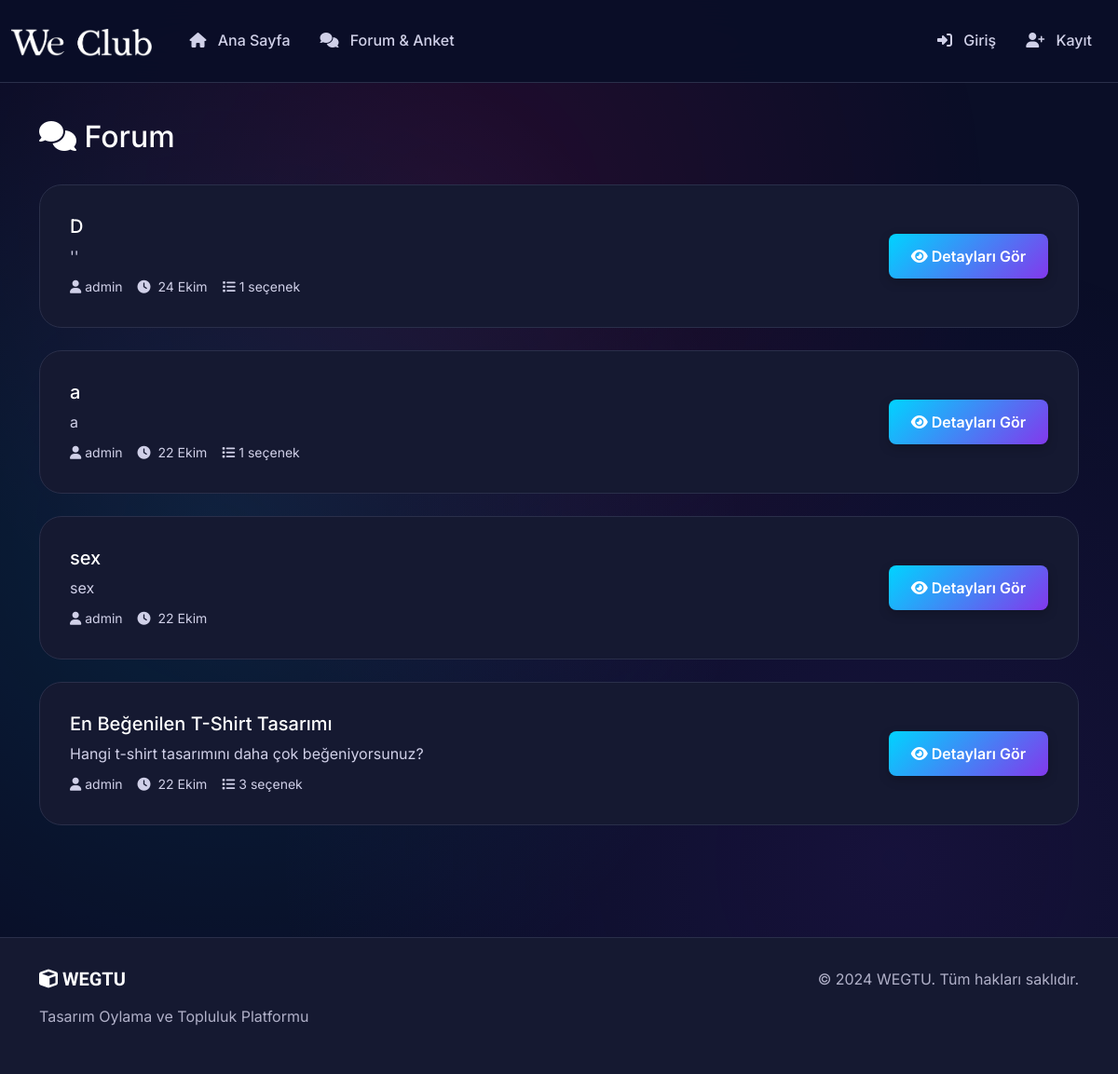
Page /forum on the committed database.
### app/models.py (models this page shows, shortened)
class Poll(db.Model):
    id = db.Column(db.Integer, primary_key=True)
    title = db.Column(db.String(150), nullable=False)
    description = db.Column(db.Text, nullable=True)
    is_active = db.Column(db.Boolean, default=True)
    created_at = db.Column(db.DateTime, default=datetime.utcnow)
    created_by_user_id = db.Column(db.Integer, db.ForeignKey('user.id'), nullable=False)
    options = db.relationship('PollOption', backref='poll', lazy='dynamic', cascade='all, delete-orphan')
    votes = db.relationship('Vote', backref='poll', lazy='dynamic')
    comments = db.relationship('Comment', backref='poll', lazy='dynamic')

class User(UserMixin, db.Model):
    id = db.Column(db.Integer, primary_key=True)
    username = db.Column(db.String(64), index=True, unique=True, nullable=False)
    email = db.Column(db.String(120), index=True, unique=True, nullable=False)
    password_hash = db.Column(db.String(256), nullable=False)
    tier = db.Column(db.Integer, default=0)  # Tier 0: Aktif değil
    xp = db.Column(db.Integer, default=0)
    bio = db.Column(db.Text, nullable=True)
    profile_image = db.Column(db.String(120), nullable=True, default='default.jpg')
    designs = db.relationship('Design', backref='owner', lazy='dynamic')
    votes = db.relationship('Vote', backref='voter', lazy='dynamic')
    comments = db.relationship('Comment', backref='author', lazy='dynamic')
    created_polls = db.relationship('Poll', backref='creator', lazy='dynamic')

### app/routes.py (the view)
@main_bp.route('/forum')
def forum():
    from datetime import datetime, date
    polls = Poll.query.filter_by(is_active=True).order_by(Poll.created_at.desc()).all()
    today = date.today()
    for poll in polls:
        poll.option_count = poll.options.count()
        poll.is_today = poll.created_at.date() == today
    return render_template('forum.html', polls=polls, today=today)

### app/templates/forum.html (shortened to what this page needs)
{% extends "base.html" %}
{% block content %}
<div class="container">
    <div class="d-flex justify-content-between align-items-center mb-4">
        <h2>
            <i class="fas fa-comments"></i> Forum
        </h2>
    </div>
    {% if polls %}
        <div class="row">
            {% for poll in polls %}
            <div class="col-12">
                <div class="poll-card fade-in-up" style="animation-delay: {{ loop.index0 * 0.1 }}s;">
                    <div class="row align-items-center">
                        <div class="col-md-8">
                            <h5 class="mb-2">{{ poll.title }}</h5>
                            {% if poll.description %}
                            <p class="mb-2">{{ poll.description[:150] }}{% if poll.description|length > 150 %}...{% endif %}</p>
                            {% endif %}
                            <div class="d-flex align-items-center gap-3">
                                <small>
                                    <i class="fas fa-user me-1"></i>{{ poll.creator.username }}
                                </small>
                                <small>
                                    <i class="fas fa-clock me-1"></i>
                                    {% if poll.is_today %}
                                        {{ poll.created_at.strftime('%H:%M') }}
                                    {% else %}
                                        {% set month_names = {1: 'Ocak', 2: 'Şubat', 3: 'Mart', 4: 'Nisan', 5: 'Mayıs', 6: 'Haziran', 7: 'Temmuz', 8: 'Ağustos', 9: 'Eylül', 10: 'Ekim', 11: 'Kasım', 12: 'Aralık'} %}
                                        {{ poll.created_at.day }} {{ month_names[poll.created_at.month] }}
                                    {% endif %}
                                </small>
                                {% if poll.option_count > 0 %}
                                <small>
                                    <i class="fas fa-list me-1"></i>{{ poll.option_count }} seçenek
                                </small>
                                {% endif %}
                            </div>
                        </div>
                        <div class="col-md-4 text-md-end mt-3 mt-md-0">
                            <a href="{{ url_for('main.poll_detail', poll_id=poll.id) }}" class="btn btn-primary">
                                <i class="fas fa-eye"></i> Detayları Gör
                            </a>
                        </div>
                    </div>
                </div>
            </div>
            {% endfor %}
        </div>
    {% endif %}
</div>
{% endblock %}

### app/templates/base.html (shortened to what this page needs)
<!DOCTYPE html>
<html lang="tr">
<head>
    <link href="https://cdn.jsdelivr.net/npm/bootstrap@5.3.2/dist/css/bootstrap.min.css" rel="stylesheet">
    <link rel="stylesheet" href="https://cdnjs.cloudflare.com/ajax/libs/font-awesome/6.5.1/css/all.min.css">
    <link href="{{ url_for('static', filename='css/style.css') }}" rel="stylesheet">
</head>
<body>
    <nav class="navbar navbar-expand-lg fixed-top navbar-dark">
        <div class="container-fluid">
            <a class="navbar-brand" href="{{ url_for('main.index') }}">
                <img src="{{ url_for('static', filename='img/logo.png') }}" alt="" height="30">
            </a>
            <div class="collapse navbar-collapse" id="navbarNav">
                <ul class="navbar-nav me-auto">
                    <li class="nav-item">
                        <a class="nav-link" href="{{ url_for('main.index') }}">
                            <i class="fas fa-home"></i> Ana Sayfa
                        </a>
                    </li>
                    <li class="nav-item">
                        <a class="nav-link" href="{{ url_for('main.forum') }}">
                            <i class="fas fa-comments"></i> Forum & Anket
                        </a>
                    </li>
                </ul>
                <ul class="navbar-nav">
                    {% if current_user.is_authenticated %}
                        <li class="nav-item dropdown">
                            <a class="nav-link dropdown-toggle" href="#" id="navbarDropdown" role="button" data-bs-toggle="dropdown">
                                <i class="fas fa-user-circle"></i> {{ current_user.username }}
                                <span class="badge tier-{{ current_user.tier }} ms-2">
                                    Tier {{ current_user.tier }}
                                </span>
                            </a>
                            <ul class="dropdown-menu dropdown-menu-dark">
                                <li><a class="dropdown-item" href="{{ url_for('main.profile') }}">
                                    <i class="fas fa-user"></i> Profil
                                </a></li>
                                {% if current_user.tier >= 1 %}
                                <li><a class="dropdown-item" href="{{ url_for('main.edit_profile') }}">
                                    <i class="fas fa-edit"></i> Profili Düzenle
                                </a></li>
                                {% endif %}
                                {% if current_user.tier >= 2 %}
                                <li><a class="dropdown-item" href="{{ url_for('main.upload_design') }}">
                                    <i class="fas fa-upload"></i> Tasarım Yükle
                                </a></li>
                                {% endif %}
                                {% if current_user.tier >= 3 %}
                                <li><a class="dropdown-item" href="{{ url_for('main.create_poll') }}">
                                    <i class="fas fa-plus-circle"></i> Anket Oluştur
                                </a></li>
                                {% endif %}
                                <li><hr class="dropdown-divider"></li>
                                <li><a class="dropdown-item" href="{{ url_for('auth.logout') }}">
                                    <i class="fas fa-sign-out-alt"></i> Çıkış Yap
                                </a></li>
                            </ul>
                        </li>
                    {% else %}
                        <li class="nav-item">
                            <a class="nav-link" href="{{ url_for('auth.login') }}">
                                <i class="fas fa-sign-in-alt"></i> Giriş
                            </a>
                        </li>
                        <li class="nav-item">
                            <a class="nav-link" href="{{ url_for('auth.register') }}">
                                <i class="fas fa-user-plus"></i> Kayıt
                            </a>
                        </li>
                    {% endif %}
                </ul>
            </div>
        </div>
    </nav>
    <main class="main-content">
        {% block content %}{% endblock %}
    </main>
    <footer class="footer">
        <div class="container">
            <div class="row">
                <div class="col-md-6">
                    <h5><i class="fas fa-cube"></i> WEGTU</h5>
                    <p class="text-muted">Tasarım Oylama ve Topluluk Platformu</p>
                </div>
                <div class="col-md-6 text-md-end">
                    <p class="text-muted">&copy; 2024 WEGTU. Tüm hakları saklıdır.</p>
                </div>
            </div>
        </div>
    </footer>
</body>
</html>

### app/static/css/style.css (style rules this page uses)
:root { --bg-primary: #0a0e27; --bg-secondary: #151931; --bg-tertiary: #1e233a; --accent-primary: #00d4ff; --accent-secondary: #ff006e; --accent-tertiary: #8338ec; --text-primary: #ffffff; --text-secondary: #d0d0e8; --text-muted: #b0b0c8; --border-color: #2a2f4a; --gradient-primary: linear-gradient(135deg, #667eea 0%, #764ba2 100%); --gradient-accent: linear-gradient(135deg, #00d4ff 0%, #8338ec 100%); --gradient-hero: linear-gradient(135deg, #0a0e27 0%, #1e233a 50%, #151931 100%); --font-display: 'Orbitron', sans-serif; --font-body: 'Inter', sans-serif; --spacing-xs: 0.5rem; --spacing-sm: 1rem; --spacing-md: 1.5rem; --spacing-lg: 2rem; --spacing-xl: 3rem; --radius-sm: 0.5rem; --radius-md: 1rem; --radius-lg: 1.5rem; --shadow-sm: 0 2px 4px rgba(0, 0, 0, 0.1); --shadow-md: 0 4px 12px rgba(0, 0, 0, 0.2); --shadow-lg: 0 8px 24px rgba(0, 0, 0, 0.3); --shadow-glow: 0 0 20px rgba(0, 212, 255, 0.3); }
* { margin: 0; padding: 0; box-sizing: border-box; }
body { font-family: var(--font-body); background: var(--bg-primary); color: var(--text-primary); line-height: 1.6; overflow-x: hidden; }
body::before { content: ''; position: fixed; top: 0; left: 0; width: 100%; height: 100%; background: radial-gradient(circle at 20% 50%, rgba(0, 212, 255, 0.1) 0%, transparent 50%), radial-gradient(circle at 80% 80%, rgba(131, 56, 236, 0.1) 0%, transparent 50%), radial-gradient(circle at 40% 20%, rgba(255, 0, 110, 0.1) 0%, transparent 50%); pointer-events: none; z-index: -1; }
.navbar { background: rgba(10, 14, 39, 0.95) !important; backdrop-filter: blur(20px); border-bottom: 1px solid var(--border-color); padding: var(--spacing-sm) 0; transition: all 0.3s ease; }
.navbar-brand { font-family: var(--font-display); font-weight: 700; font-size: 1.8rem; background: var(--gradient-accent); -webkit-background-clip: text; -webkit-text-fill-color: transparent; background-clip: text; letter-spacing: 2px; }
.nav-link { color: var(--text-secondary) !important; font-weight: 500; padding: 0.5rem 1rem !important; transition: all 0.3s ease; position: relative; }
.nav-link i { margin-right: 0.5rem; }
.main-content { margin-top: 80px; min-height: calc(100vh - 80px); padding: var(--spacing-xl) 0; }
.container-fluid { max-width: 1400px; }
.btn { border-radius: var(--radius-sm); font-weight: 600; padding: 0.75rem 1.5rem; transition: all 0.3s ease; border: none; position: relative; overflow: hidden; }
.btn-primary { background: var(--gradient-accent); color: white; box-shadow: var(--shadow-md); }
.footer { background: var(--bg-secondary); border-top: 1px solid var(--border-color); padding: var(--spacing-lg) 0; margin-top: var(--spacing-xl); }
.footer h5 { font-family: var(--font-display); font-weight: 700; margin-bottom: var(--spacing-sm); }
.fade-in-up { animation: fadeInUp 0.6s ease-out; }
h2, h3, h4, h5, h6 { color: var(--text-primary); }
.text-muted { color: var(--text-muted) !important; }
p { color: var(--text-secondary); }
.poll-card { background: var(--bg-secondary); border: 1px solid var(--border-color); border-radius: var(--radius-lg); padding: var(--spacing-lg); margin-bottom: var(--spacing-md); transition: all 0.3s ease; }
.poll-card h5 { color: var(--text-primary); }
.poll-card p, .poll-card small { color: var(--text-secondary); }

### rows in the picture
Poll: title "D", description "''", creator.username "admin", created_at.day "24", created_at "Ekim", option_count "1"
Poll: title "a", description "a", creator.username "admin", created_at.day "22", created_at "Ekim", option_count "1"
Poll: title "sex", description "sex", creator.username "admin", created_at.day "22", created_at "Ekim"
Poll: title "En Beğenilen T-Shirt Tasarımı", description "Hangi t-shirt tasarımını daha çok beğeniyorsunuz?", creator.username "admin", created_at.day "22", created_at "Ekim", option_count "3"
